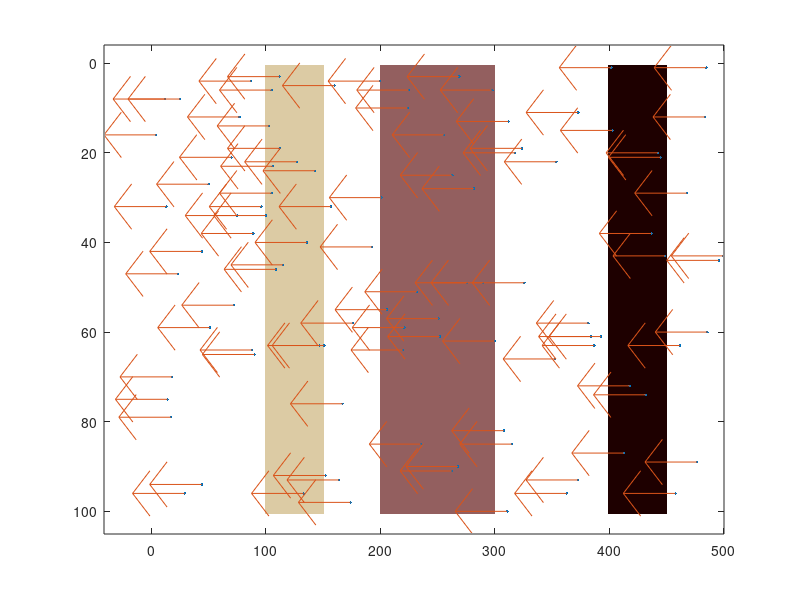

MATLAB code to generate this figure: (Note: this script raises an error after producing the figure.)
% electrons possible position in x direction: 1,2,...,WIRE_LENGTH
% mat col number
WIRE_LENGTH = 500;
% electrons possible position in y direction: 1,2,...,WIRE_WIDTH
% mat row number
WIRE_WIDTH = 100;

% each row: start_x,end_x,resistance
% first row describes the wire resistance info
RESISTANCE_INFO = [0,0,0.01;
                   100,150,0.2;
                   200,300,0.4;
                   400,450,0.5];

ELECTRONS_NUM = 100;

FIELD_FACTOR = 1;
FIELD_DIRECTION = [-5,0];


time_stamp = 0;

electrons_pos = zeros(ELECTRONS_NUM, 2);
% x coordinates, col subscripts, start from 1
electrons_pos(:,1) = randi([1,WIRE_LENGTH], ELECTRONS_NUM, 1);
% y coordinates, row subscripts, start from 1
electrons_pos(:,2) = randi([1,WIRE_WIDTH], ELECTRONS_NUM, 1);

electrons_vel = zeros(ELECTRONS_NUM, 2);


resistance_map = RESISTANCE_INFO(1,3) * ones(WIRE_WIDTH, WIRE_LENGTH);
for res_info = RESISTANCE_INFO(2:end,:)'
    resistance_map(:,[res_info(1):res_info(2)]) = res_info(3);
end


field_static = FIELD_DIRECTION;
field_dynamic = zeros(ELECTRONS_NUM, 2);


while true
    for e = 1:ELECTRONS_NUM
        diff = electrons_pos([1:e-1,e+1:end],:) - electrons_pos(e,:);
        % TODO temporarily ignore all zero row vectors in diff
        diff(all(diff==0,2),:) = [];
        distance = sqrt(sum(diff.^2, 2));
        field_dynamic(e,:) = sum(diff./(distance.^3), 1);

    end
    field = round(field_static + FIELD_FACTOR * field_dynamic);
    electrons_vel = electrons_vel - field;

    % randomly set some elec velocities into 0 based on the resistance
    elecs_pos_idx = sub2ind( ...
        size(resistance_map),electrons_pos(:,2),electrons_pos(:,1));
    res_elecs_on = resistance_map(elecs_pos_idx);
    electrons_vel(rand(ELECTRONS_NUM,1)<=res_elecs_on,:) = 0;

    electrons_pos = electrons_pos + electrons_vel;

    % the wire surfase is a doughnut
    electrons_pos(:,1) = mod(electrons_pos(:,1)-1, WIRE_LENGTH) + 1;
    electrons_pos(:,2) = mod(electrons_pos(:,2)-1, WIRE_WIDTH) + 1;

    time_stamp = time_stamp + 1;

    imagesc(resistance_map);
    colormap(flipud(pink));
    caxis('manual');
    hold on;
    plot(electrons_pos(:,1), electrons_pos(:,2), '.');
    q = quiver(electrons_pos(:,1),electrons_pos(:,2), ...
        field(:,1),field(:,2));
    q.AutoScale = 0;
    axis([1,WIRE_LENGTH,1,WIRE_WIDTH]);
    axis equal;
    hold off;

    pause(0.05)
end
